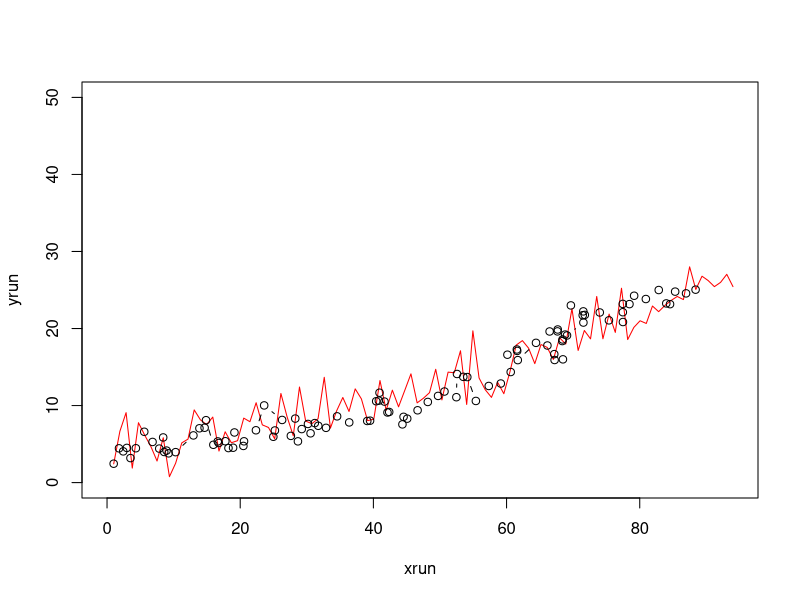

This chart was generated by the following R code:
rm(list = ls(all = TRUE))

# creating the runner's trajectory
t = 1
T = 100
tvec = seq(from = 0, to = T, by = t)
xrun = seq(from = 1, to = 94, by = 0.001)
# yrun = 5*log(xrun) 
yrun = rnorm(n = length(xrun), mean = 0, sd = 2) + xrun*xrun/500 + xrun/20 + 5
xrun = xrun[seq(from = 1, to = length(xrun), length.out = T+t)]
yrun = yrun[seq(from = 1, to = length(yrun), length.out = T+t)]

# Basketbal court's dimension
xaxis = c(0,94)
yaxis = c(0,50)
# plot(xrun, yrun, xaxis, yaxis, type = "o", col = "red")
plot(xrun, yrun, xaxis, yaxis, type = "l", col = "red")
# lines(xrun, yrun, type = "l", col = "blue")
runner = list(tvec, xrun, yrun)

# setting the parameters for the pursuit model
speed <- function(t)
{
  # sval = 1 + 2*t
  # sval = -1 + 2*t + rnorm(n = length(t))
  sval = 1.2 + rnorm(n = length(t))
  return(sval)
}

f1 <- function(x, y, xr, yr, t)
{
  numerator = speed(t) * (xr - x)
  denominator = sqrt((xr - x)^2 + (yr - y)^2)
  return(numerator/denominator)
}

f2 <- function(x, y, xr, yr, t)
{
  numerator = speed(t) * (yr - y)
  denominator = sqrt((xr - x)^2 + (yr - y)^2)
  return(numerator/denominator)
}

g1 <- function(x, y, t)
{
  nu1 = rnorm(n = 1, mean = 0.5, sd = 1)
  return(nu1)
}

g2 <- function(x, y, t)
{
  nu2 = rnorm(n = 1, mean = 0.5, sd = 1)
  return(nu2)
}

# simulating the pursuit model
h = 0.0001


nsteps = ceiling(T/h)   # 250000
nsaves = ceiling(T/t)   # 25
hilt = ceiling(t/h)		# 1000
stopifnot((nsteps == (nsaves*hilt)))

h12 = sqrt(h)

# xchase = matrix(0, nrow = ntrials, ncol = (nsaves + 1))
# xchase[,1] = rnorm(n = ntrials, mean = xrun[1], sd = sqrt(h)) 
# ychase = matrix(0, nrow = ntrials, ncol = (nsaves + 1))
# ychase[,1] = rnorm(n = ntrials, mean = yrun[1], sd = sqrt(h)) 

xchase <- vector(length = nsaves + 1)
ychase <- vector(length = nsaves + 1)
xchase[1] = rnorm(n = 1, mean = xrun[1], sd = sqrt(h)) 
ychase[1] = rnorm(n = 1, mean = yrun[1], sd = sqrt(h))

for (i in c(1:nsaves))
{
    # print loop counter
    print(i)
    flush.console()

    xc = xchase[i]
    yc = ychase[i]
    t = tvec[i]
    xr = xrun[i]
    yr = yrun[i]
    
    for (j in c(1:hilt))
    {
        xc = xc + (f1(xc, yc, xr, yr, t))*(h) + (h12)*(g1(xc, yc, t))*(rnorm(n = 1))      
        yc = yc + (f2(xc, yc, xr, yr, t))*(h) + (h12)*(g2(xc, yc, t))*(rnorm(n = 1))
    }

    xchase[i + 1] = xc
    ychase[i + 1] = yc
}

lines(xchase, ychase, type = "b", col = "black")
chaser = list(tvec, xchase, ychase)
save(runner, chaser, file = 'fakedata.RData')